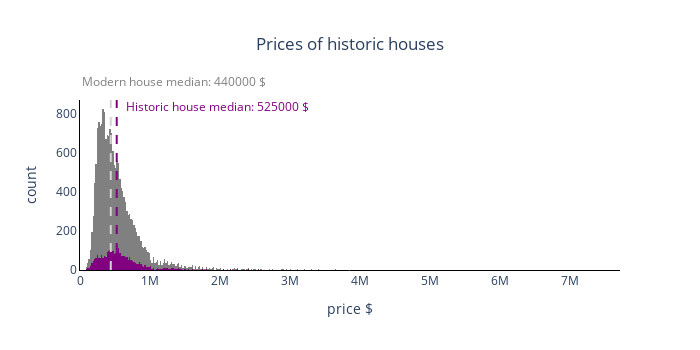

Notebook code for this chart:
### Markdown cell above
Expanded on that graph by adding the the histogram of all modern houses

### Code cell
#now focus on historic and modern houses distribution
df_historic = df_converted.query('yr_built < 1940')
df_modern = df_converted.query('yr_built > 1940')

#median price for historic houses
median_price_historic = df_historic.price.median()

#median price for modern house
median_price_modern = df_modern.price.median()

#histogram for historic houses
fig_historic_price = px.histogram(df_historic, x='price',
                                        title='Prices of historic houses',
                                        labels={'price': 'price $', 'count':'count'},
                                        color_discrete_sequence=['purple'])

#histogram for modern houses
fig_modern_price = px.histogram(df_modern, x='price',
                                        title='Prices of modern houses',
                                        labels={'price': 'price $', 'count':'count'},
                                        color_discrete_sequence=['grey'])

fig_modern_price.update_traces(marker=dict(color='grey'))

#add vertical line for historic median
fig_historic_price.add_vline(x=median_price_historic, line_dash='dash', line_color = 'purple', 
                                   annotation_text=f'Historic house median:{median_price_historic: .0f} $',
                                   annotation_position="bottom right",
                                   annotation = dict(font=dict(color='purple'), x=median_price_historic + 100000, y=0.9))

#combine both figures
fig_combined = fig_historic_price.add_trace(fig_modern_price.data[0])

fig_combined.add_vline(x=median_price_modern, line_dash='dash', line_color = 'lightgrey', 
                                   annotation_text=f'Modern house median:{median_price_modern: .0f} $',
                                   annotation_position="bottom right",
                                   annotation = dict(font=dict(color='grey'), x=0.97, y=1.05),
                                   )

#update layout
fig_historic_price.update_layout(title_x=0.5,
                                       width=700,
                                       height=350,
                                       xaxis=dict(showgrid=False, zeroline=True, linecolor='black'),
                                       yaxis=dict(showgrid=False, zeroline=True, linecolor='black'),
                                       plot_bgcolor='rgba(0,0,0,0)')
#show the plot
fig_combined.show()

### Figure 1 — Plotly figure (JSON) as saved in the notebook; plotly's stock layout.template omitted (floating-point values rounded to 4 significant figures; data arrays with more than 128 entries replaced by an {"elided": "..."} marker saying what was removed)
{"data": [{"alignmentgroup": "True", "bingroup": "x", "hovertemplate": "price $=%{x}<br>count=%{y}<extra></extra>", "legendgroup": "", "marker": {"color": "purple", "pattern": {"shape": ""}}, "name": "", "offsetgroup": "", "orientation": "v", "showlegend": false, "type": "histogram", "x": {"elided": "2833 int values"}, "xaxis": "x", "yaxis": "y"}, {"alignmentgroup": "True", "bingroup": "x", "hovertemplate": "price $=%{x}<br>count=%{y}<extra></extra>", "legendgroup": "", "marker": {"color": "grey", "pattern": {"shape": ""}}, "name": "", "offsetgroup": "", "orientation": "v", "showlegend": false, "type": "histogram", "x": {"elided": "16234 int values"}, "xaxis": "x", "yaxis": "y"}], "layout": {"annotations": [{"font": {"color": "purple"}, "showarrow": false, "text": "Historic house median: 525000 $", "x": 625000, "xanchor": "left", "xref": "x", "y": 0.9, "yanchor": "bottom", "yref": "y domain"}, {"font": {"color": "grey"}, "showarrow": false, "text": "Modern house median: 440000 $", "x": 0.97, "xanchor": "left", "xref": "x", "y": 1.05, "yanchor": "bottom", "yref": "y domain"}], "barmode": "relative", "height": 350, "legend": {"tracegroupgap": 0}, "plot_bgcolor": "rgba(0,0,0,0)", "shapes": [{"line": {"color": "purple", "dash": "dash"}, "type": "line", "x0": 525000, "x1": 525000, "xref": "x", "y0": 0, "y1": 1, "yref": "y domain"}, {"line": {"color": "lightgrey", "dash": "dash"}, "type": "line", "x0": 440000, "x1": 440000, "xref": "x", "y0": 0, "y1": 1, "yref": "y domain"}], "title": {"text": "Prices of historic houses", "x": 0.5}, "width": 700, "xaxis": {"anchor": "y", "domain": [0, 1], "linecolor": "black", "showgrid": false, "title": {"text": "price $"}, "zeroline": true}, "yaxis": {"anchor": "x", "domain": [0, 1], "linecolor": "black", "showgrid": false, "title": {"text": "count"}, "zeroline": true}}}
